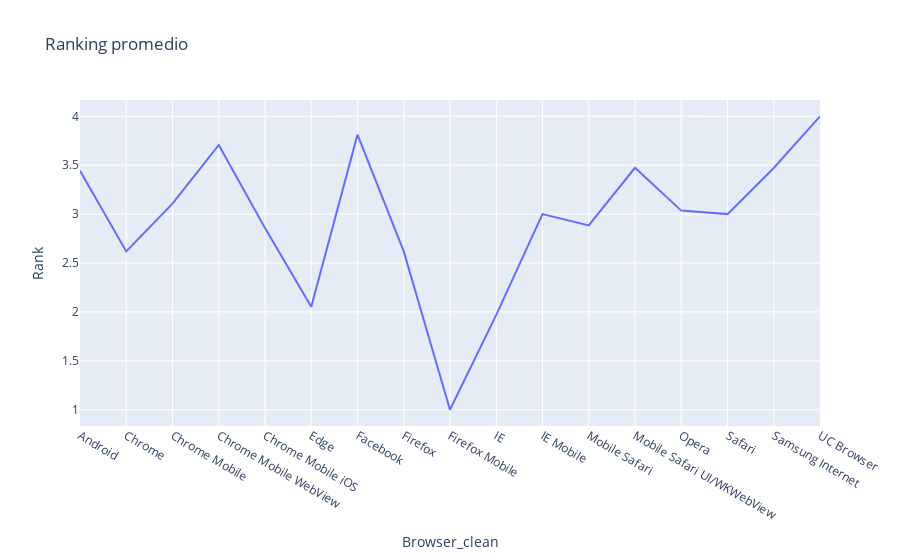

The cell this chart's notebook holds for it:
### Code cell
print(df_browser.Rank.mean())
px.line(df_browser, x="Browser_clean", y="Rank", title="Ranking promedio")

### Figure 1 — Plotly figure (JSON) as saved in the notebook; plotly's stock layout.template omitted (floating-point values rounded to 4 significant figures)
{"data": [{"hovertemplate": "Browser_clean=%{x}<br>Rank=%{y}<extra></extra>", "legendgroup": "", "line": {"color": "#636efa", "dash": "solid"}, "marker": {"symbol": "circle"}, "mode": "lines", "name": "", "orientation": "v", "showlegend": false, "type": "scatter", "x": ["Android", "Chrome", "Chrome Mobile", "Chrome Mobile WebView", "Chrome Mobile iOS", "Edge", "Facebook", "Firefox", "Firefox Mobile", "IE", "IE Mobile", "Mobile Safari", "Mobile Safari UI/WKWebView", "Opera", "Safari", "Samsung Internet", "UC Browser"], "xaxis": "x", "y": [3.444, 2.619, 3.106, 3.707, 2.858, 2.054, 3.813, 2.619, 1, 1.97, 3, 2.884, 3.474, 3.036, 3, 3.471, 4], "yaxis": "y"}], "layout": {"legend": {"tracegroupgap": 0}, "title": {"text": "Ranking promedio"}, "xaxis": {"anchor": "y", "domain": [0, 1], "title": {"text": "Browser_clean"}}, "yaxis": {"anchor": "x", "domain": [0, 1], "title": {"text": "Rank"}}}}
